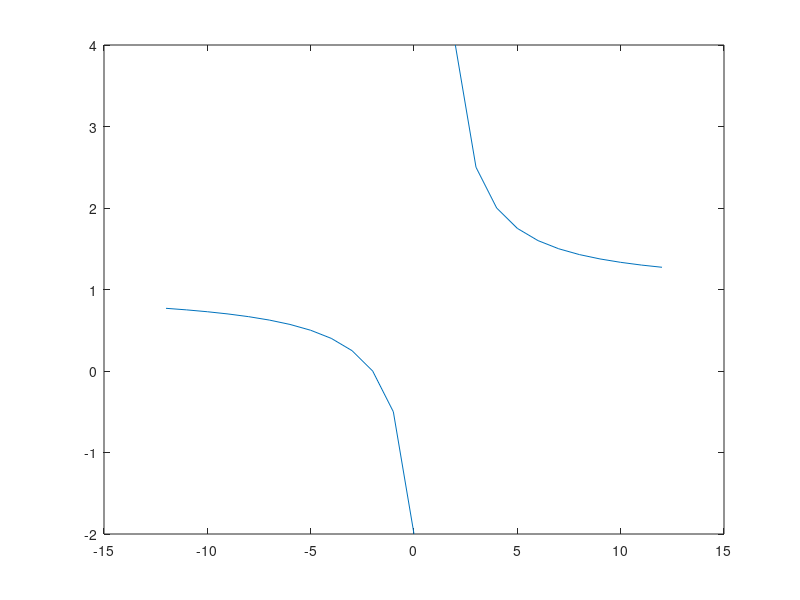

Here is the MATLAB script that generated this plot:
% Octave Script
% Title         :Funciones Algebraicas: Polinomiales y Racionales (EjercicioNum_2)
% Correo        :orlandourbanotrejo@gmail.com
% Description	:Script para graficar funciones y ver si son funciones polinomiales o racionales.
% Author	    :Orlando Urbano Trejo (Lando)
% Date		    :17_11_2021
% Version	    :1
% Usage		    :octave>path/EjercicioNum_2
%		        :Requiere aplicaci�n octave, usar linea de comandos
%		        :https://octaveintro.readthedocs.io/en/latest/index.html

clear
% Dominio de la funci�n
x= -12:1:12
% Regla de correspondencia
fx=(x+2)./ (x-1) 
disp ('La expresi�n corresponde a una Funci�n Racional');
disp ('Los puntos donde f(x)=0 son los puntos (0,-2) y (-2,0)');
% Plotear funci�n
plot (x, fx)
